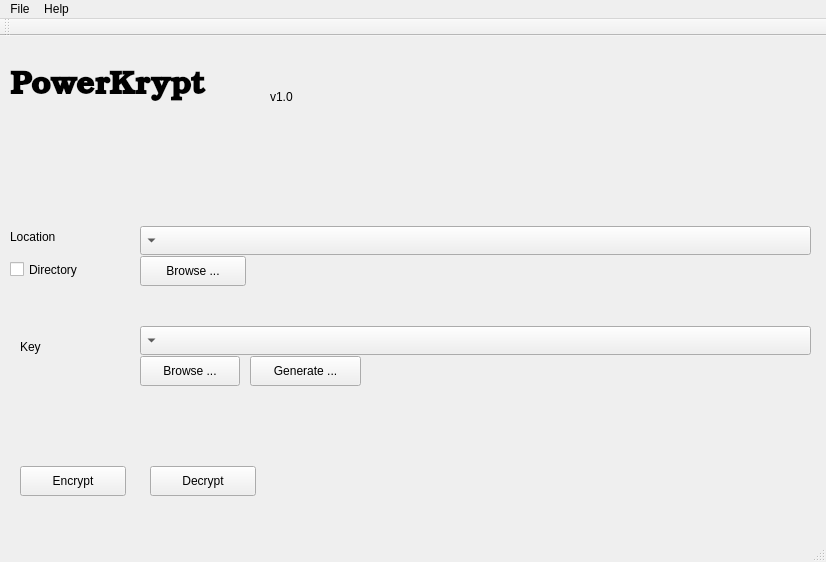
<?xml version="1.0" encoding="UTF-8"?>
<ui version="4.0">
 <class>MainWindow</class>
 <widget class="QMainWindow" name="MainWindow">
  <property name="geometry">
   <rect>
    <x>0</x>
    <y>0</y>
    <width>826</width>
    <height>562</height>
   </rect>
  </property>
  <property name="windowTitle">
   <string>MainWindow</string>
  </property>
  <widget class="QWidget" name="centralWidget">
   <widget class="QComboBox" name="recentFiles">
    <property name="geometry">
     <rect>
      <x>140</x>
      <y>190</y>
      <width>671</width>
      <height>29</height>
     </rect>
    </property>
    <property name="layoutDirection">
     <enum>Qt::RightToLeft</enum>
    </property>
    <property name="editable">
     <bool>false</bool>
    </property>
   </widget>
   <widget class="QLabel" name="label">
    <property name="geometry">
     <rect>
      <x>10</x>
      <y>190</y>
      <width>211</width>
      <height>21</height>
     </rect>
    </property>
    <property name="text">
     <string>Location</string>
    </property>
   </widget>
   <widget class="QLabel" name="label_2">
    <property name="geometry">
     <rect>
      <x>20</x>
      <y>300</y>
      <width>211</width>
      <height>21</height>
     </rect>
    </property>
    <property name="text">
     <string>Key</string>
    </property>
   </widget>
   <widget class="QComboBox" name="recentKeys">
    <property name="geometry">
     <rect>
      <x>140</x>
      <y>290</y>
      <width>671</width>
      <height>29</height>
     </rect>
    </property>
    <property name="layoutDirection">
     <enum>Qt::RightToLeft</enum>
    </property>
   </widget>
   <widget class="QPushButton" name="pushButton">
    <property name="geometry">
     <rect>
      <x>20</x>
      <y>430</y>
      <width>106</width>
      <height>30</height>
     </rect>
    </property>
    <property name="text">
     <string>Encrypt</string>
    </property>
   </widget>
   <widget class="QPushButton" name="pushButton_2">
    <property name="geometry">
     <rect>
      <x>150</x>
      <y>430</y>
      <width>106</width>
      <height>30</height>
     </rect>
    </property>
    <property name="text">
     <string>Decrypt</string>
    </property>
   </widget>
   <widget class="QPushButton" name="pushButton_3">
    <property name="geometry">
     <rect>
      <x>140</x>
      <y>220</y>
      <width>106</width>
      <height>30</height>
     </rect>
    </property>
    <property name="text">
     <string>Browse ...</string>
    </property>
   </widget>
   <widget class="QPushButton" name="pushButton_4">
    <property name="geometry">
     <rect>
      <x>140</x>
      <y>320</y>
      <width>100</width>
      <height>30</height>
     </rect>
    </property>
    <property name="text">
     <string>Browse ...</string>
    </property>
   </widget>
   <widget class="QCheckBox" name="isDirectory">
    <property name="geometry">
     <rect>
      <x>10</x>
      <y>220</y>
      <width>110</width>
      <height>27</height>
     </rect>
    </property>
    <property name="text">
     <string>Directory</string>
    </property>
   </widget>
   <widget class="QPushButton" name="pushButton_5">
    <property name="geometry">
     <rect>
      <x>250</x>
      <y>320</y>
      <width>111</width>
      <height>30</height>
     </rect>
    </property>
    <property name="text">
     <string>Generate ...</string>
    </property>
   </widget>
   <widget class="QLabel" name="label_3">
    <property name="geometry">
     <rect>
      <x>10</x>
      <y>0</y>
      <width>281</width>
      <height>101</height>
     </rect>
    </property>
    <property name="font">
     <font>
      <family>URW Bookman L</family>
      <pointsize>24</pointsize>
      <weight>75</weight>
      <bold>true</bold>
     </font>
    </property>
    <property name="text">
     <string>PowerKrypt</string>
    </property>
   </widget>
   <widget class="QLabel" name="label_4">
    <property name="geometry">
     <rect>
      <x>270</x>
      <y>50</y>
      <width>80</width>
      <height>21</height>
     </rect>
    </property>
    <property name="text">
     <string>v1.0</string>
    </property>
   </widget>
  </widget>
  <widget class="QMenuBar" name="menuBar">
   <property name="geometry">
    <rect>
     <x>0</x>
     <y>0</y>
     <width>826</width>
     <height>26</height>
    </rect>
   </property>
   <widget class="QMenu" name="menuPowerKrypt">
    <property name="title">
     <string>File</string>
    </property>
    <addaction name="actionExit"/>
   </widget>
   <widget class="QMenu" name="menuHelp">
    <property name="title">
     <string>Help</string>
    </property>
    <addaction name="actionAbout"/>
   </widget>
   <addaction name="menuPowerKrypt"/>
   <addaction name="menuHelp"/>
  </widget>
  <widget class="QToolBar" name="mainToolBar">
   <attribute name="toolBarArea">
    <enum>TopToolBarArea</enum>
   </attribute>
   <attribute name="toolBarBreak">
    <bool>false</bool>
   </attribute>
  </widget>
  <widget class="QStatusBar" name="statusBar"/>
  <action name="actionExit">
   <property name="checkable">
    <bool>false</bool>
   </property>
   <property name="text">
    <string>Exit</string>
   </property>
  </action>
  <action name="actionAbout">
   <property name="text">
    <string>About</string>
   </property>
  </action>
 </widget>
 <layoutdefault spacing="6" margin="11"/>
 <resources/>
 <connections>
  <connection>
   <sender>actionExit</sender>
   <signal>triggered()</signal>
   <receiver>MainWindow</receiver>
   <slot>close()</slot>
   <hints>
    <hint type="sourcelabel">
     <x>-1</x>
     <y>-1</y>
    </hint>
    <hint type="destinationlabel">
     <x>412</x>
     <y>280</y>
    </hint>
   </hints>
  </connection>
 </connections>
</ui>
